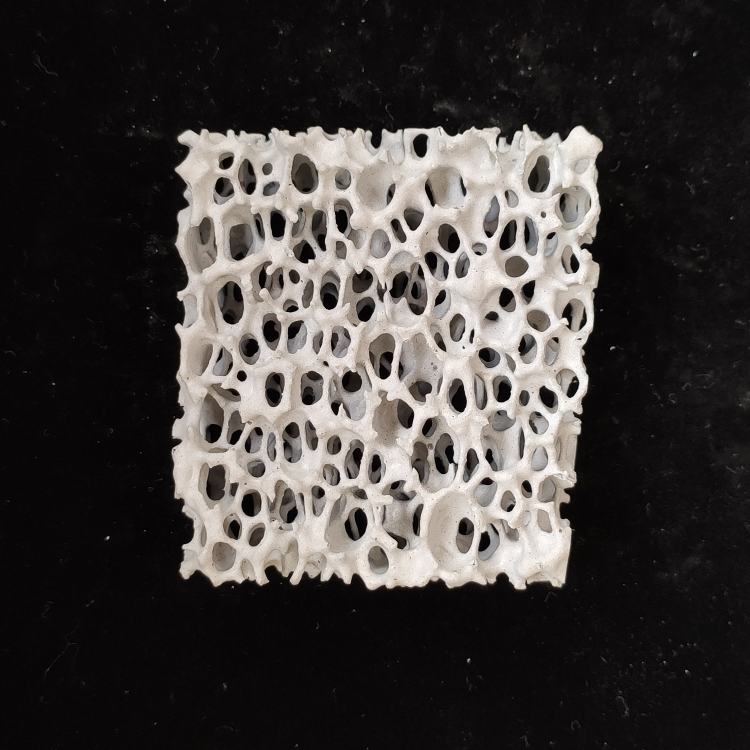
#> input picture test/fenkuai/bianxing_test.jpg, 1500 x 1500 px (shown at 1/2 size)
$ python sobel.py
#> lines starting #> are read from the running program, lines starting #| are printed output that depends on the picture; after the words box and inside, x2 and y2 are one past the last pixel; in counts of white or black regions, pixels touching at a corner belong together
'''
  -*- coding: utf-8 -*-
  @Time    : 2020/10/21 20:50
  @Author  : liuxu
  @File    : sobel.py
  @Software: PyCharm
  @Theme   :
'''

import sys
import cv2 as cv
import cv2 as cv2

import numpy as np

# [4 lines of commented-out code are left out]
file4 = "./bianxing_test.jpg"


# 设置图像的宽和高
IMAGE_WIDTH = 650
IMAGE_HEIGHT = 650

# 显示图像
def cv_show(name, img):
    cv2.imshow(name, img)
    cv2.waitKey(0)


# 对图像resize处理
def row_image_resize(image, width, height):
    # image输入图像，width，height 期望得到的宽和高
    image = cv.resize(image, (width, height))
    # print("resized image:", image.shape)
    return image


# #图像预处理函数,使用大津法
def pre_process_edge(rowimage):
    # 显示原图
    # plt_show_one_pic("original image", rowimage)
    # all_images.append(("orignial image",rowimage))      # 方便以后显示
    grayimage = cv2.cvtColor(rowimage, cv2.COLOR_BGR2GRAY)  # 灰度化
    # all_images.append(("gray image",grayimage))

    # plt_show_one_pic("gray image", grayimage)
    resizedimage = row_image_resize(grayimage, IMAGE_WIDTH, IMAGE_HEIGHT)  # resize

    # 运用大津算法进行图像分割
    ret, im_th = cv2.threshold(resizedimage, 0, 255, cv2.THRESH_OTSU)
    # [7 lines of commented-out code are left out]

    return im_th


# #图像预处理函数，使用边缘检测
def pre_process(original_img):
    cv.imshow("original img", original_img)
    cv.waitKey(0)

    # 边缘检测
    grad = sobel_edge(original_img)

    cv.imshow("window_name", grad)
    cv.waitKey(0)

    # 运用大津算法进行图像分割
    ret, im_th = cv2.threshold(grad, 0, 255, cv2.THRESH_OTSU)

    cv.imshow("im_th", im_th)
    cv.waitKey(0)
    return im_th


def extract_contour(img):
    # 闭运算填补细小裂缝

    # # 定义矩形结构元
    kernel = cv2.getStructuringElement(cv2.MORPH_RECT, (2, 2))
    img = cv2.morphologyEx(img, cv2.MORPH_CLOSE, kernel, iterations=1)
    cv.imshow("image after close operation", img)
    cv.waitKey(0)

    contours, hierarchy = cv2.findContours(img, cv2.RETR_TREE, cv2.CHAIN_APPROX_SIMPLE)
    # [5 lines of commented-out code are left out]
    areas = []  # 轮廓所围成的面积构成的数组
    for idx in range(len(contours)):
        areas.append(cv2.contourArea(contours[idx]))

    largest_idx = np.argmax(np.array(areas))  # 最大面积的下标


    black_img = np.ones_like(img)  # 创建一个同大小的(0,0,0)黑色图像
    black_img = black_img*255
    black_img_rgb = cv2.cvtColor(black_img, cv2.COLOR_GRAY2BGR)


    # 为显示彩色,把灰度图像转换为RGB三通道图像
    img_rgb = cv2.cvtColor(img, cv2.COLOR_GRAY2BGR)

    # draw_con_img = cv2.drawContours(img_rgb, contours, largest_idx, (255, 0, 0),thickness=2)
    draw_con_img = cv2.drawContours(black_img_rgb, contours, largest_idx, (0, 0,0),thickness=1)
    cv.imshow("draw con img",draw_con_img)
    cv.waitKey(0)


    original_img = file4
    src = cv.imread(original_img)
    src = row_image_resize(src, 650, 650)

    draw_con_img = cv2.drawContours(src, contours, largest_idx, (255, 0, 0),thickness=1)
    cv.imshow("draw con src img",draw_con_img)
    cv.waitKey(0)


    return contours,largest_idx


def sobel_edge(img):

    scale = 1
    delta = 0
    ddepth = cv.CV_16S

    gray = cv.cvtColor(img, cv.COLOR_BGR2GRAY)

    grad_x = cv.Sobel(gray, ddepth, 1, 0, ksize=3, scale=scale, delta=delta, borderType=cv.BORDER_DEFAULT)
    # Gradient-Y
    # grad_y = cv.Scharr(gray,ddepth,0,1)
    grad_y = cv.Sobel(gray, ddepth, 0, 1, ksize=3, scale=scale, delta=delta, borderType=cv.BORDER_DEFAULT)

    abs_grad_x = cv.convertScaleAbs(grad_x)
    abs_grad_y = cv.convertScaleAbs(grad_y)

    grad = cv.addWeighted(abs_grad_x, 0.5, abs_grad_y, 0.5, 0)

    return grad


def main():
    original_img = file4
    src = cv.imread(original_img)
#> src is the input picture: shape (1500, 1500, 3); mean B, G, R 58.7, 60.2, 64.2

    # #中值滤波去除椒盐噪声,卷积核为3x3时
    # src = cv2.medianBlur(src, 3)
    # 显示中值滤波处理后图像
    # cv_show("image after medianBlur", blur_image)

    src = row_image_resize(src, 650, 650)
    im_th = pre_process(src)        # 边缘检测方法
#> in sobel_edge, `grad_y = cv.Sobel(gray, ddepth, 0, 1, ksize=3, scale=scale, delta=delt..`:
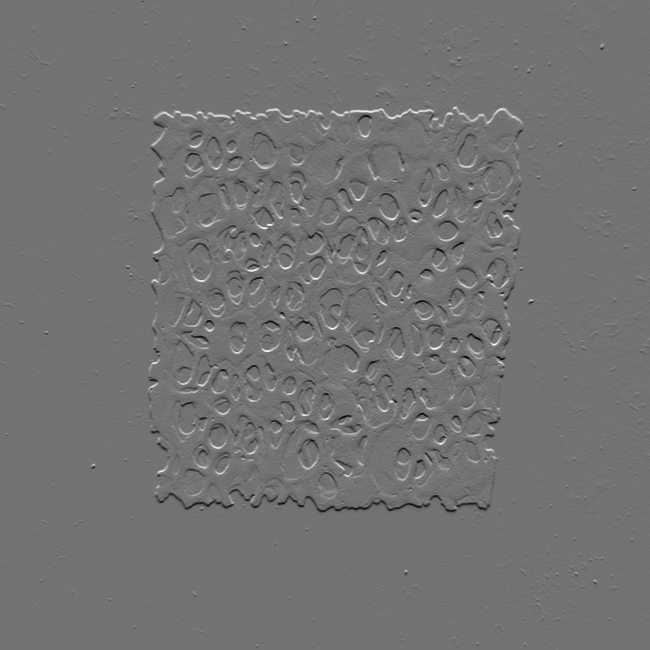
#> grad_y: shape (650, 650) int16; min -776, max 941, mean 0; drawn with min black and max white
#> in sobel_edge, `abs_grad_x = cv.convertScaleAbs(grad_x)`:
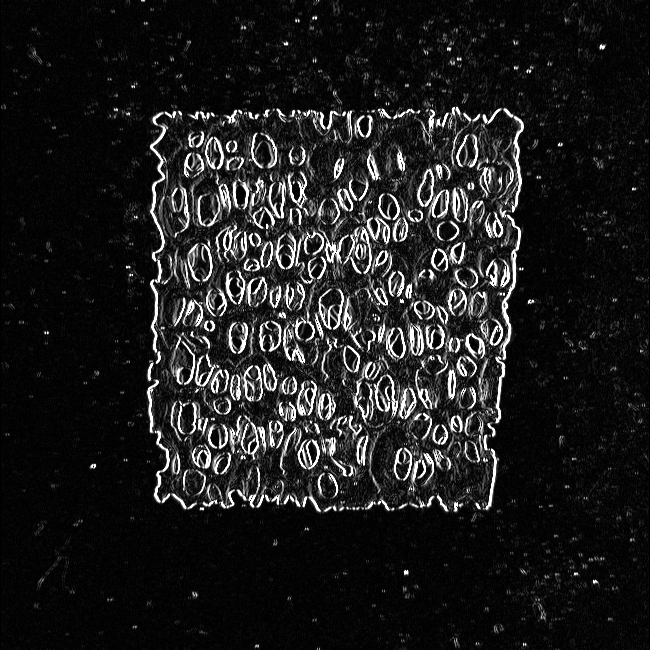
#> abs_grad_x: shape (650, 650); min 0, max 255, mean 29.4
#> in sobel_edge, `grad = cv.addWeighted(abs_grad_x, 0.5, abs_grad_y, 0.5, 0)`:
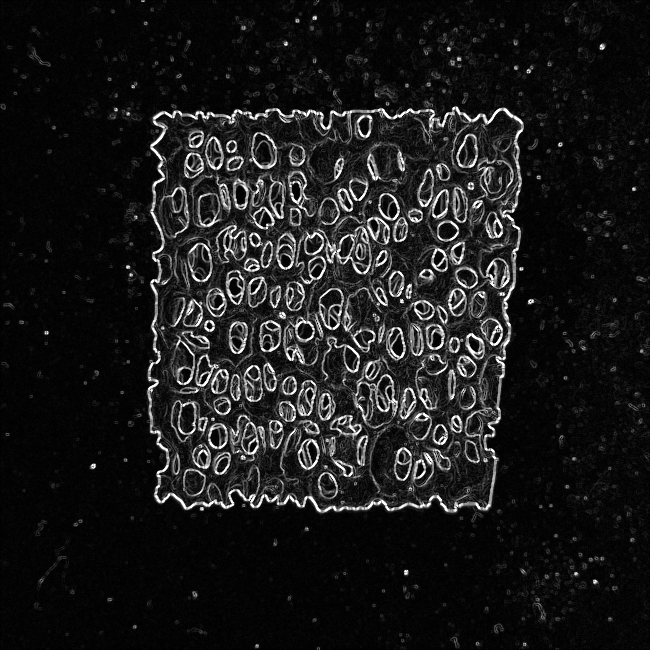
#> grad: shape (650, 650); min 0, max 255, mean 26.6
#> in pre_process, `ret, im_th = cv2.threshold(grad, 0, 255, cv2.THRESH_OTSU)`:
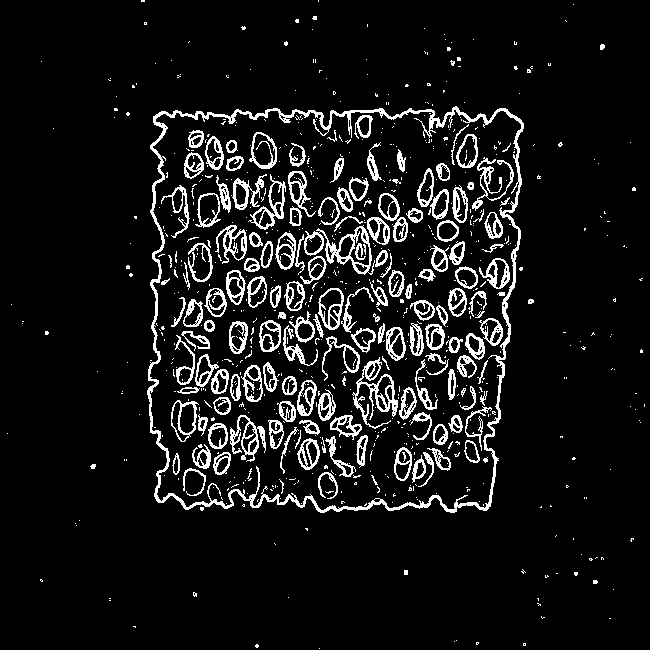
#> im_th: shape (650, 650); 8.6% white in thin lines or dots
#> in pre_process, `ret, im_th = cv2.threshold(grad, 0, 255, cv2.THRESH_OTSU)`: ret = 89
    im_th_otsu = pre_process_edge(src) # 大津法处理
#> in pre_process_edge, `ret, im_th = cv2.threshold(resizedimage, 0, 255, cv2.THRESH_OTSU)`:
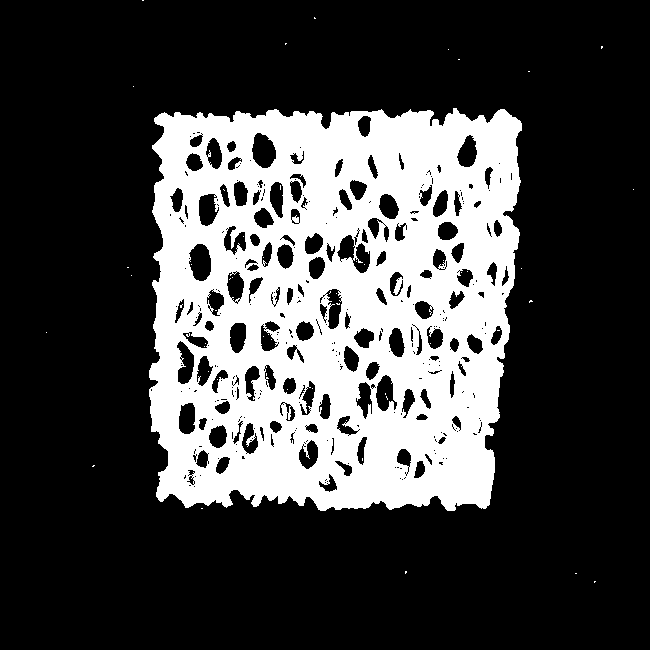
#> im_th: shape (650, 650); 26.7% white; 53 white regions (52 under 20 px), largest, box (x1, y1, x2, y2) and area: (149, 108, 522, 511) 112587
#> in pre_process_edge, `ret, im_th = cv2.threshold(resizedimage, 0, 255, cv2.THRESH_OTSU)`: ret = 102

    # im_th = cv2.medianBlur(im_th, 3)
    # im_th_otsu = cv2.medianBlur(im_th_otsu,3)


    cv_show("im_th",im_th)
    cv_show("im_th_otsu",im_th_otsu)
    contours,largest_idx = extract_contour(im_th)
#> in extract_contour, `img = cv2.morphologyEx(img, cv2.MORPH_CLOSE, kernel, iterations=1)`:
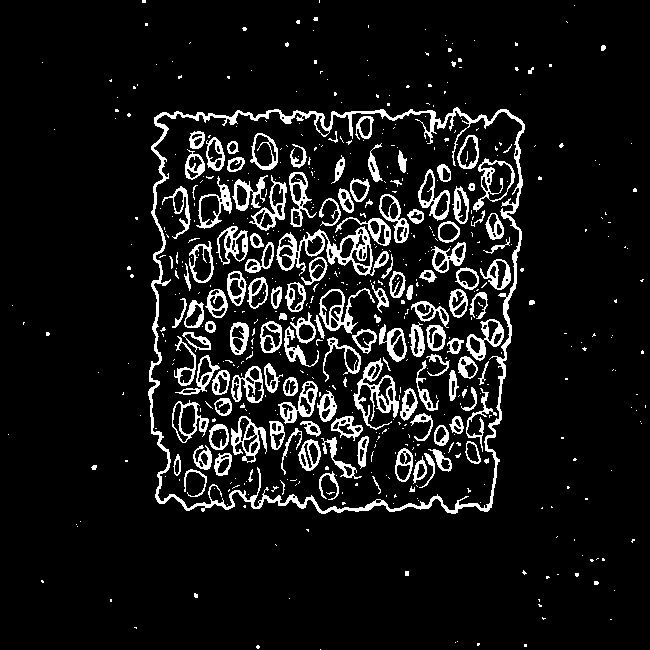
#> img: shape (650, 650); 9.2% white; 583 white regions (449 under 20 px)
#> in extract_contour, `contours, hierarchy = cv2.findContours(img, cv2.RETR_TREE, cv2.CHAIN_A..`: contours = 833 contours, 521 with area under 20; largest, box (x1, y1, x2, y2) and area: (148, 107, 525, 514) 138305, (150, 110, 523, 512) 133382, (276, 226, 389, 276) 2386, (353, 358, 399, 430) 1108, (473, 158, 515, 212) 1108
#> after the loop in extract_contour, `for idx in range(len(contours)):`: areas = 833 values, max 138305 at index 95, min 0 at index 0, mean 402
#> in extract_contour, `largest_idx = np.argmax(np.array(areas))`: largest_idx = 95
#> in extract_contour, `black_img_rgb = cv2.cvtColor(black_img, cv2.COLOR_GRAY2BGR)`: black_img_rgb: shape (650, 650, 3); every value is 255
#> in extract_contour, `black_img_rgb = cv2.cvtColor(black_img, cv2.COLOR_GRAY2BGR)`: black_img: shape (650, 650); every value is 255
#> in extract_contour, `img_rgb = cv2.cvtColor(img, cv2.COLOR_GRAY2BGR)`: img_rgb: shape (650, 650, 3); 9.2% white; 583 white regions (449 under 20 px), largest, box (x1, y1, x2, y2) and area: (148, 107, 525, 514) 6871, (276, 226, 389, 276) 1608, (353, 358, 399, 430) 970
#> in extract_contour, `draw_con_img = cv2.drawContours(black_img_rgb, contours, largest_idx, ..`:
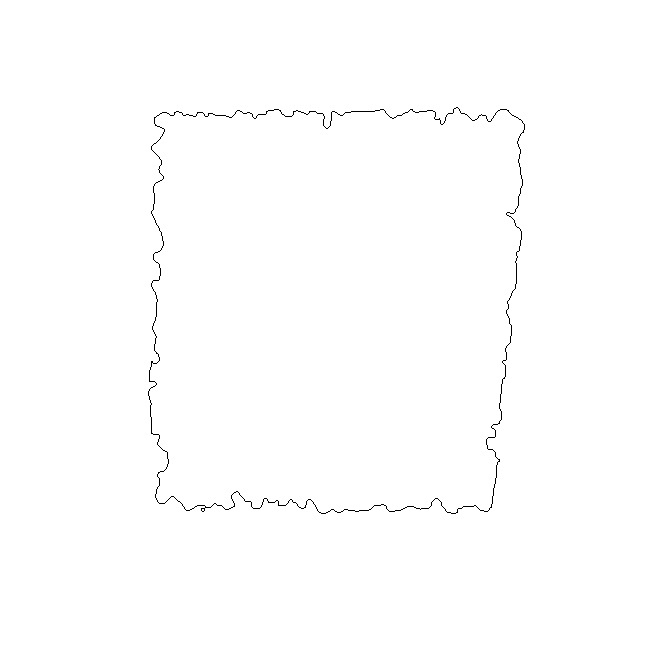
#> draw_con_img: shape (650, 650, 3); 99.6% white; black in thin lines or dots, all inside (x1, y1, x2, y2) = (148, 107, 525, 514)
#> largest_idx = 95


    return 0


if __name__ == "__main__":
    main()


    #
    # # 最小外接矩形
    # rect = cv2.minAreaRect(contours[largest_idx])  # 返回  中心点坐标（x,y) width:rect[1][0] height: rect[1][1] 旋转角度θ
    # # print("rect type:", type(rect))
    # # print(rect)
    # box = cv2.boxPoints(rect)
    # box = np.int0(box)


    # # 画出样品的轮廓
    # img = src.copy()
    # # 为显示彩色,把灰度图像转换为RGB三通道图像
    # # img_rgb = cv2.cvtColor(img, cv2.COLOR_GRAY2BGR)
    #
    # img_with_rect = cv2.drawContours(img, [box], 0, (0, 0, 255), 2)
    #
    # cv_show("image with rect", img_with_rect)


    #
    # # 为显示彩色,把灰度图像转换为RGB三通道图像
    # # img_rgb = cv2.cvtColor(src, cv2.COLOR_GRAY2BGR)
    #
    # draw_con_img = cv2.drawContours(src, contours, largest_idx, (255, 0, 0),cv2.FILLED)
    #
    # cv.imshow("draw con img",draw_con_img)
    # cv.waitKey(0)
    #
    # # 图像取差集 imagesub = imagesub1 - imagesub2
    # imgsub1 = draw_con_img.copy()
    # imgsub2 = src.copy()
    # # blur_image为单通道图像，需要转换为RGB图像
    # # imgsub2 = cv2.cvtColor(imgsub2, cv2.COLOR_GRAY2BGR)
    #
    # # 取差集
    # imgsub = cv2.subtract(imgsub1, imgsub2)
    #
    # cv.imshow("imgsub",imgsub)
    # cv.waitKey(0)
